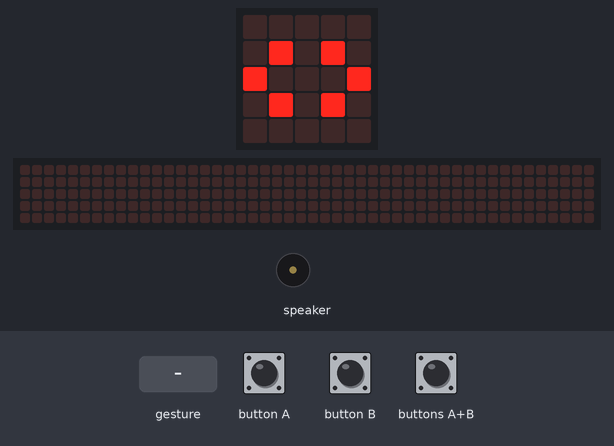
The program below on a simulated Calliope mini (MakeCode). Shown: the board's 5×5 LED display, a strip that is not on the board, showing the scrolling text unrolled, buzzer (waves = sounding). The inputs (shaded band) are chosen by the test bench. Random numbers come from a fixed seed; a tilt is held for 1.5 s and a shake lasts 1 s, then the board lies face up again; the 48×5 strip is a reading aid, not a part: it shows the text the display is scrolling, unrolled, one strip-width of it at a time.

Above: at 3.0 s.
3.1 s: button A pressed for 0.15 s
At 3.6 s:
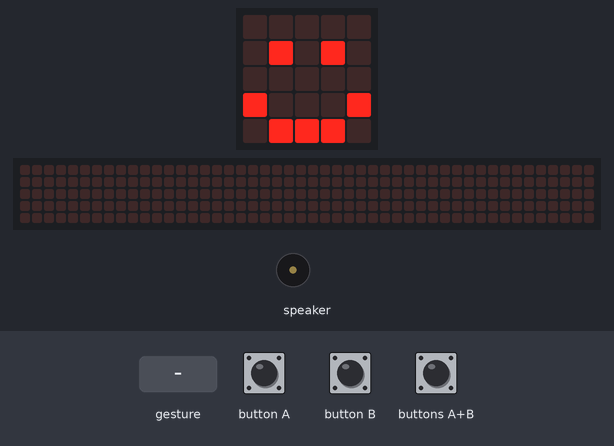
3.8 s: buttons A+B pressed for 0.15 s
4.5 s: button B pressed for 0.15 s
At 5.16 s:
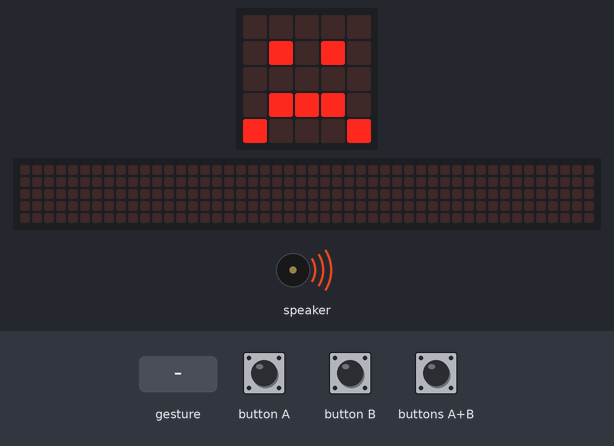
5.2 s: gesture 'screen down'
At 6.41 s:
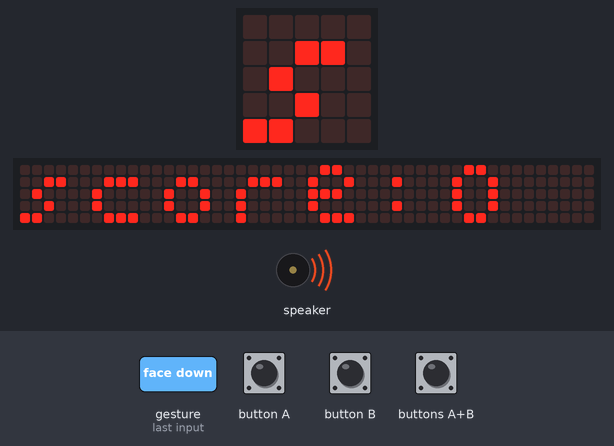
7.3 s: buttons A+B pressed for 1 s
At 8.51 s:
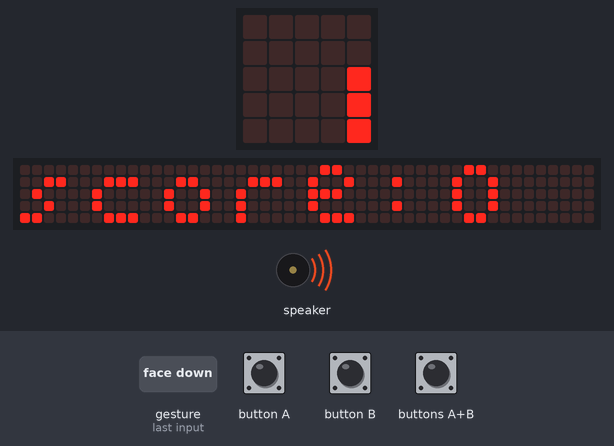
12.9 s: button A pressed for 0.15 s
At 18.41 s:
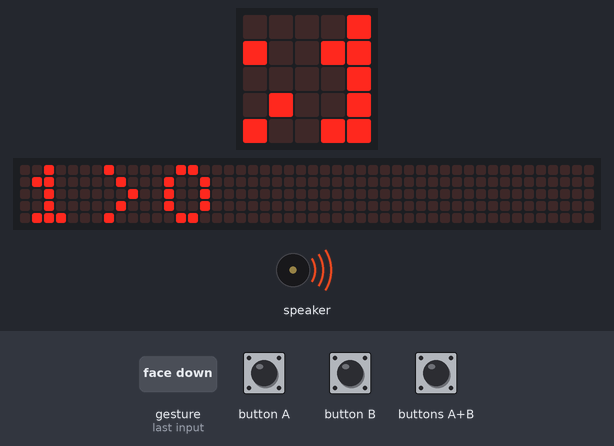
Timing chart, 0 to 19.3 s (numbered marks = the images above; inputs shaded):
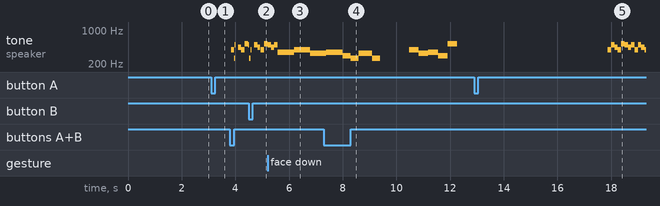

The program:

main.ts
```typescript
input.onGesture(Gesture.ScreenDown, function () {
    basic.showString("score:" + score)
    if (score >= 0) {
        basic.showIcon(IconNames.Happy)
    } else {
        basic.showIcon(IconNames.Confused)
    }
})
input.onButtonPressed(Button.A, function () {
    score += 1
    basic.showIcon(IconNames.Happy)
    pins.analogSetPitchVolume(82)
    for (let index = 0; index < 2; index++) {
        music.playMelody("G B A G C5 B A B ", 500)
    }
    basic.showString("" + (score - 1) + ">" + score)
    if (score > 2) {
        music.playMelody("A B A B A B A B ", 500)
        basic.showString("win!")
        for (let index = 0; index < 5; index++) {
            music.playMelody("G B A G C5 B A B ", 500)
        }
    }
})
input.onButtonPressed(Button.AB, function () {
    basic.clearScreen()
    music.playTone(262, music.beat(BeatFraction.Half))
    basic.pause(500)
    music.playTone(262, music.beat(BeatFraction.Half))
    music.playMelody("- - - G E F D C5 ", 170)
    hand = 0
    hand = randint(0, 2)
    if (hand == 0) {
        basic.showLeds(`
            . . # . .
            . # # # .
            # # # # #
            . # # # .
            . . # . .
            `)
    }
    if (hand == 1) {
        basic.showIcon(IconNames.Scissors)
    }
    if (hand == 2) {
        basic.showLeds(`
            . # # # .
            . # # # .
            . # # # .
            . # # # .
            . # # # .
            `)
    }
    basic.pause(2000)
})
input.onButtonPressed(Button.B, function () {
    score += -1
    basic.showIcon(IconNames.Sad)
    for (let index = 0; index < 1; index++) {
        music.playMelody("F G E F D E C D ", 100)
    }
    basic.showString("" + (score + 1) + ">" + score)
    if (score < -2) {
        music.playMelody("C D C D C - C D ", 400)
        music.playMelody("C D C D C - - - ", 400)
        basic.showString("looser!")
        for (let index = 0; index < 1; index++) {
            music.playMelody("F G E F D E C D ", 100)
        }
    }
})
let hand = 0
let score = 0
basic.clearScreen()
basic.showLeds(`
    # . # . #
    # . # . #
    # # # . #
    # . # . #
    # . # . #
    `)
score = 0
basic.pause(1000)
basic.showLeds(`
    . . . . .
    . # . # .
    # . . . #
    . # . # .
    . . . . .
    `)
```

test.ts
```typescript
// Hier kann man Tests durchführen; diese Datei wird nicht kompiliert, wenn dieses Paket als Erweiterung verwendet wird.
```

Measured:
- after the input at 3.1 s, the display: changes after 0.15 s (image 1)
- after the input at 12.9 s, tone on speaker: plays 392 Hz for 0.13 s, 494 Hz for 0.13 s, 440 Hz for 0.13 s, 392 Hz for 0.13 s, 523 Hz for 0.13 s, 494 Hz for 0.13 s … (12 notes in this stretch), starting after 5.0 s
- by itself, tone on speaker: plays 349 Hz for 0.61 s, 294 Hz for 0.30 s, 262 Hz for 0.31 s, 330 Hz for 0.50 s, 262 Hz for 0.30 s, 392 Hz for 0.36 s … (10 notes in this stretch)
